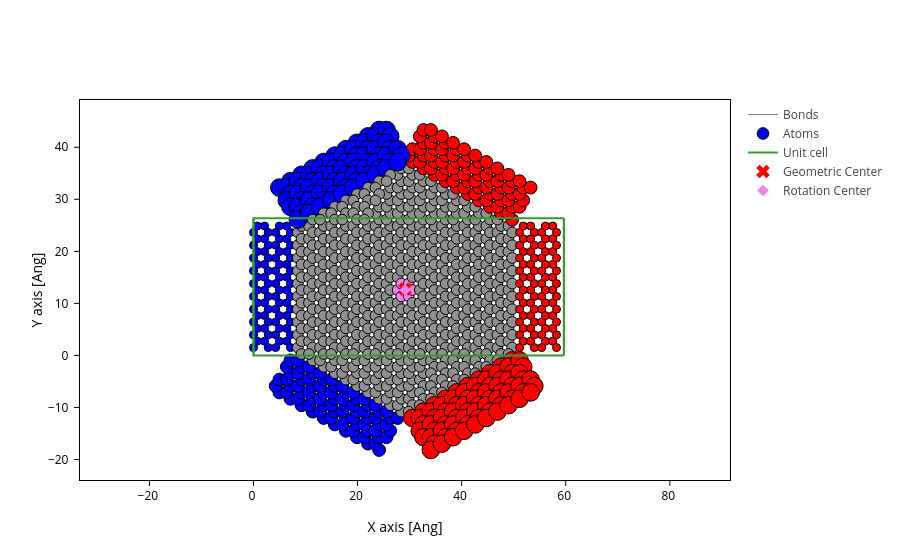

The notebook cell this image was saved under:
### Markdown cell above
# Make and plot reduced device

### Code cell
device, lr_idx = build_reduced_device(ribbon, electrode, repeat=3)

# print(ribbon.nsc)
# print(device.nsc)
# print(hamiltonian(device).nsc)

# plotting
atoms_style = mark_electrode(lr_idx)

# print(f"num atoms: {len(device)}")
plot_with_center(device, atoms_style=atoms_style)

### Figure 1 — Plotly figure (JSON) as saved in the notebook; plotly's stock layout.template omitted (floating-point values rounded to 4 significant figures; data arrays with more than 128 entries replaced by an {"elided": "..."} marker saying what was removed)
{"data": [{"line": {"color": "gray", "width": 1}, "meta": {}, "mode": "lines", "name": "Bonds", "opacity": 1, "type": "scatter", "x": {"elided": "32907 float values"}, "y": {"elided": "32907 float values"}}, {"marker": {"color": {"elided": "1080 str values"}, "line": {"color": "black", "width": 1}, "opacity": 1, "size": {"elided": "1080 float values"}}, "meta": {}, "mode": "markers", "name": "Atoms", "opacity": 1, "type": "scatter", "x": {"elided": "1080 float values"}, "y": {"elided": "1080 float values"}}, {"meta": {}, "mode": "lines", "name": "Unit cell", "type": "scatter", "x": [0.0, 0.0, 59.64, 59.64, 0.0, 0.0, NaN, 0.0, 0.0, 0.0, 59.64, 59.64, 0.0, NaN, 59.64, 59.64, NaN, 59.64, 59.64], "y": [0.0, 26.37, 26.37, 26.37, 26.37, 26.37, NaN, 26.37, 0.0, 0.0, 0.0, 0.0, 0.0, NaN, 26.37, 0.0, NaN, 26.37, 0.0]}, {"marker": {"color": "red", "size": 12, "symbol": "x"}, "mode": "markers", "name": "Geometric Center", "type": "scatter", "x": [29.11], "y": [12.75]}, {"marker": {"color": "violet", "size": 9, "symbol": "diamond"}, "mode": "markers", "name": "Rotation Center", "type": "scatter", "x": [29.11], "y": [12.57]}], "layout": {"scene": {"aspectmode": "data", "xaxis": {"title": {"text": "X axis [Ang]"}}, "yaxis": {"title": {"text": "Y axis [Ang]"}}}, "xaxis": {"scaleanchor": "y", "scaleratio": 1, "title": {"text": "X axis [Ang]"}}, "yaxis": {"title": {"text": "Y axis [Ang]"}}}}
